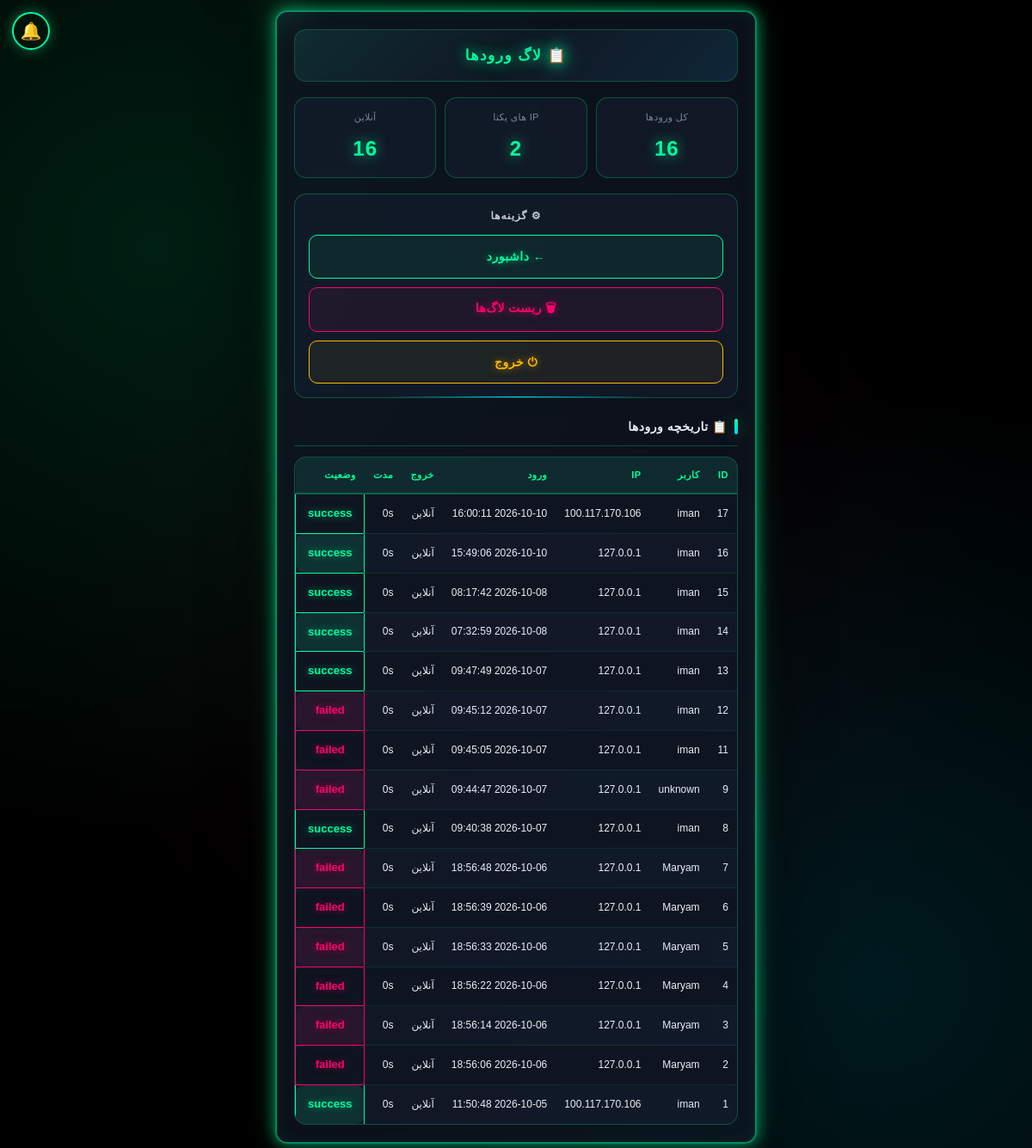
/admin/logs (signed in), run on an earlier commit of the app's database.
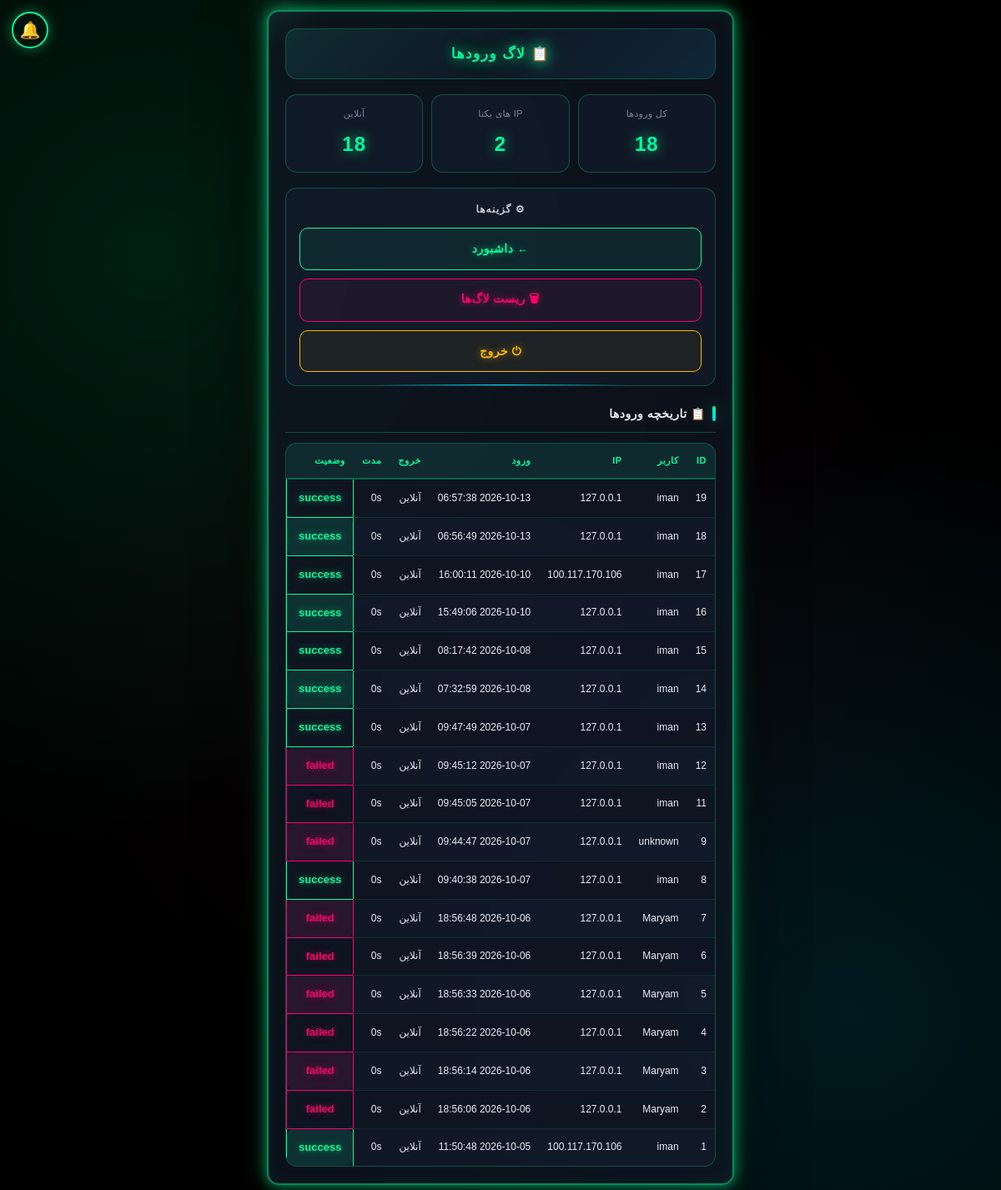
And on a later commit of the database.
### tables this page shows
CREATE TABLE login_logs (
        id INTEGER PRIMARY KEY AUTOINCREMENT,
        user_id INTEGER, username TEXT, ip TEXT, user_agent TEXT,
        login_time TIMESTAMP DEFAULT CURRENT_TIMESTAMP,
        logout_time TIMESTAMP, duration_seconds INTEGER DEFAULT 0,
        status TEXT DEFAULT 'success');

### app.py (the view)
@app.route("/admin/logs")
@admin_required
def admin_logs():
    return render_template("admin_logs.html",
        logs=get_all_logins(200),
        stats=get_login_stats())

### app.py (called while the page is built)
@app.context_processor
def inject_global_settings():
    try:
        if session.get("is_admin"):
            s = get_admin_settings()
        elif session.get("user_id"):
            s = get_user_settings(session["user_id"])
        else:
            s = {"avatar": None, "bg": None, "theme": "neon"}
    except Exception:
        s = {"avatar": None, "bg": None, "theme": "neon"}
    return {"current_settings": s}

@app.after_request
def _security_headers(response):
    if response.content_type and 'text/html' in response.content_type:
        response.headers["Cache-Control"] = "no-store, no-cache, must-revalidate, max-age=0"
        response.headers["Pragma"] = "no-cache"
        response.headers["Expires"] = "0"
    """هدرهای امنیتی"""
    response.headers["X-Content-Type-Options"] = "nosniff"
    response.headers["X-Frame-Options"] = "SAMEORIGIN"
    response.headers["X-XSS-Protection"] = "1; mode=block"
    response.headers["Referrer-Policy"] = "no-referrer"
    response.headers["Permissions-Policy"] = "geolocation=(), microphone=(), camera=()"
    return response

def admin_required(f):
    @wraps(f)
    def decorated(*args, **kwargs):
        if session.get("user_id"):
            session.clear()
            return redirect(url_for("admin_login"))
        if not session.get("is_admin"):
            return redirect(url_for("admin_login"))
        return f(*args, **kwargs)
    return decorated

### database.py (called while the page is built)
def get_all_logins(limit=200):
    conn = sqlite3.connect(DB_PATH)
    c = conn.cursor()
    c.execute("SELECT * FROM login_logs ORDER BY id DESC LIMIT ?", (limit,))
    rows = c.fetchall()
    conn.close()
    return rows

def get_login_stats():
    conn = sqlite3.connect(DB_PATH)
    c = conn.cursor()
    c.execute("SELECT COUNT(*) FROM login_logs")
    total = c.fetchone()[0]
    c.execute("SELECT COUNT(DISTINCT ip) FROM login_logs")
    unique_ips = c.fetchone()[0]
    c.execute("SELECT COUNT(*) FROM login_logs WHERE logout_time IS NULL")
    online = c.fetchone()[0]
    conn.close()
    return {"total": total, "unique_ips": unique_ips, "online": online}

def get_admin_settings():
    return get_user_settings(ADMIN_ID)

### templates/admin_logs.html (shortened to what this page needs)
<!DOCTYPE html>
<html lang="fa" dir="rtl">
<head>
    <link rel="stylesheet" href="/static/style.css">
<link href="https://cdn.jsdelivr.net/gh/rastikerdar/vazirmatn@v33.003/Vazirmatn-font-face.css" rel="stylesheet">
</head>
<body class="matrix-bg">
    <div class="container">
        <div class="header-bar">
            <div class="header-title">📋 لاگ ورودها</div>
        </div>
        <div class="stats">
            <div class="stat-box">
                <span class="stat-label">کل ورودها</span>
                <span class="stat-value">{{ stats.total }}</span>
            </div>
            <div class="stat-box">
                <span class="stat-label">IP های یکتا</span>
                <span class="stat-value">{{ stats.unique_ips }}</span>
            </div>
            <div class="stat-box">
                <span class="stat-label">آنلاین</span>
                <span class="stat-value">{{ stats.online }}</span>
            </div>
        </div>
        <div class="footer-box">
            <div class="footer-title">⚙ گزینه‌ها</div>
            <div class="footer-actions">
                <a href="/admin/dashboard" class="btn-nav">← داشبورد</a>
                <button type="button" class="btn-reset" onclick="openClearModal()">🗑 ریست لاگ‌ها</button>
                <a href="/admin/logout" class="btn-nav btn-logout">⏻ خروج</a>
            </div>
        </div>
        <h2>📋 تاریخچه ورودها</h2>
        <div class="table-wrap">
            <table>
                <tr>
                    <th>ID</th>
                    <th>کاربر</th>
                    <th>IP</th>
                    <th>ورود</th>
                    <th>خروج</th>
                    <th>مدت</th>
                    <th>وضعیت</th>
                </tr>
                {% for row in logs %}
                <tr>
                    <td>{{ row[0] }}</td>
                    <td>{{ row[2] }}</td>
                    <td>{{ row[3] }}</td>
                    <td>{{ row[5] }}</td>
                    <td>{{ row[6] or 'آنلاین' }}</td>
                    <td>{{ row[7] }}s</td>
                    <td class="{{ 'success' if row[8]=='success' else 'error' }}">{{ row[8] }}</td>
                </tr>
                {% endfor %}
            </table>
        </div>
    </div>
{% include "_global_bg.html" %}
<a href="#" id="notifBellLink" class="notif-bell" title="اعلان‌ها">
🔔
</a>
</body>
</html>

### templates/_global_bg.html (shortened to what this page needs)
<link rel="stylesheet" href="/static/app-feel.css">

### static/app-feel.css (style rules this page uses)
* { -webkit-tap-highlight-color:transparent;-webkit-touch-callout:none }
html,body { overscroll-behavior:none;-webkit-overflow-scrolling:touch }
body { user-select:none;-webkit-user-select:none }
button,a.btn,.ni,.tab,.cat,.main-cat,.prod,.shop,.cart { transition:transform .15s ease,box-shadow .3s ease; }
.page-fade { animation:pageFade .3s ease-out }

### templates/admin_logs.html (style rules this page uses)
body,input,textarea,button,select { font-family:"Vazirmatn","Segoe UI",Tahoma,sans-serif !important; }

What changed in the data, as far as the page shows it:
added login_logs: id "19", username "iman", ip "127.0.0.1", login_time "2026-10-13 06:57:38", row "آنلاین", duration_seconds "0", status "success"
added login_logs: id "18", username "iman", ip "127.0.0.1", login_time "2026-10-13 06:56:49", row "آنلاین", duration_seconds "0", status "success"
Also different on the page:
{{ stats.total }}: "16" → "18"
{{ stats.online }}: "16" → "18"
